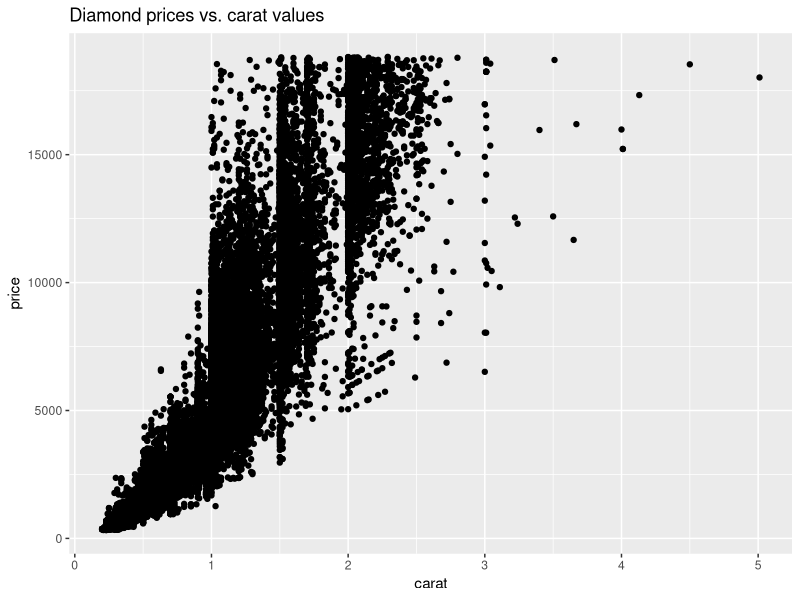
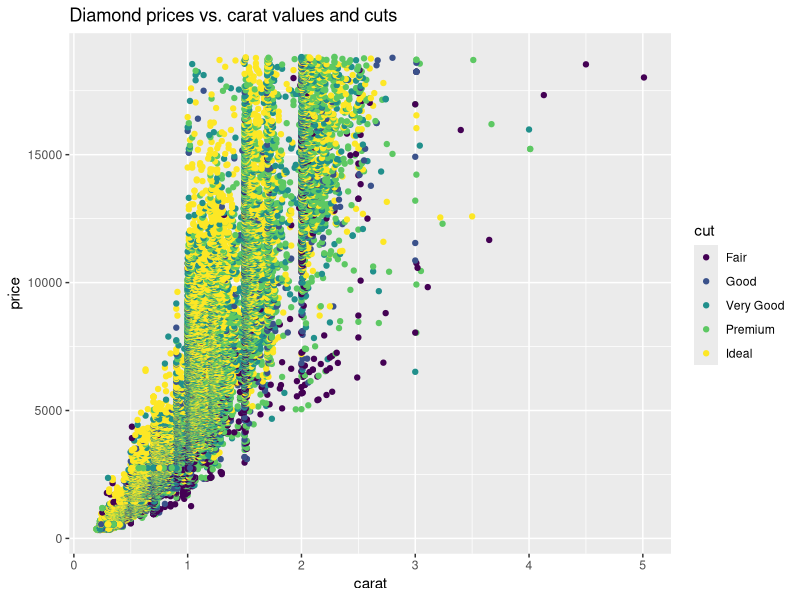
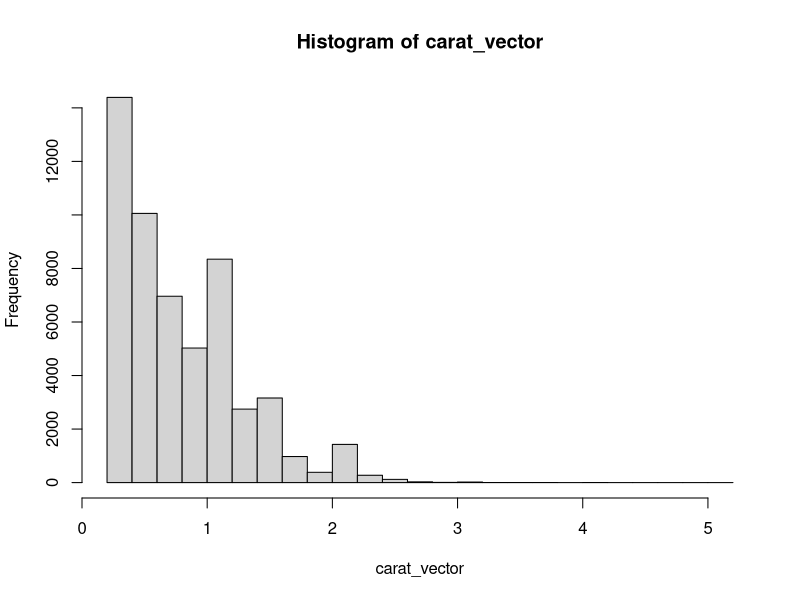
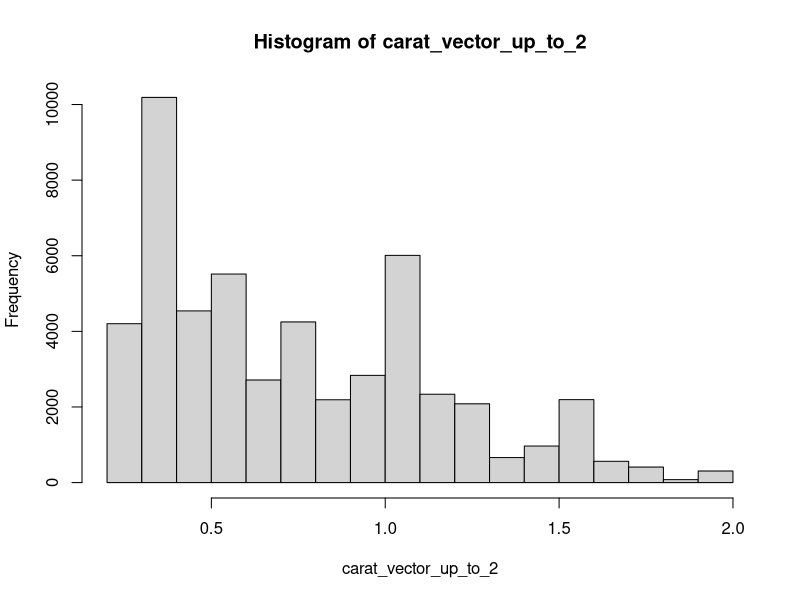
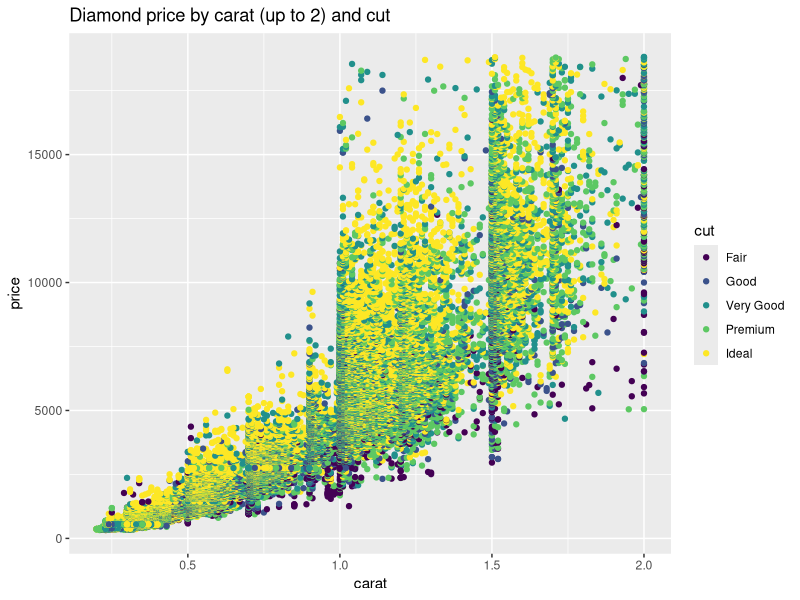
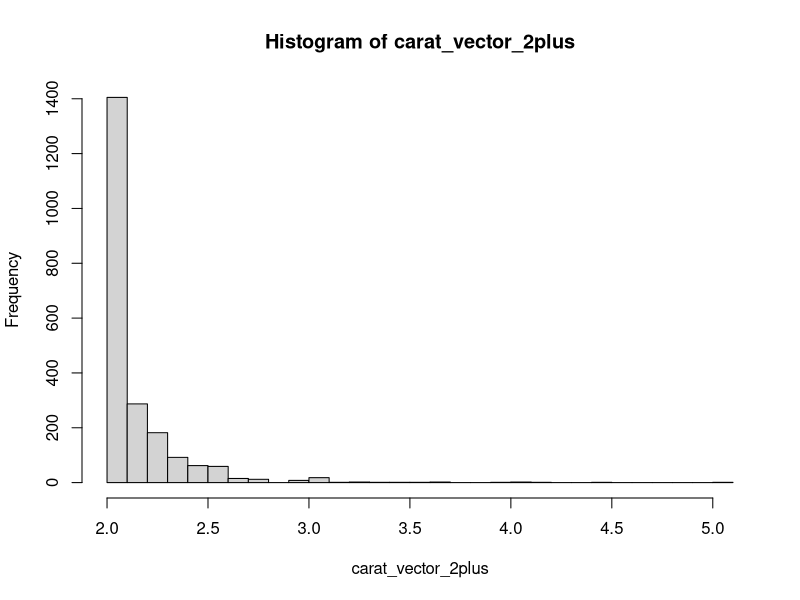
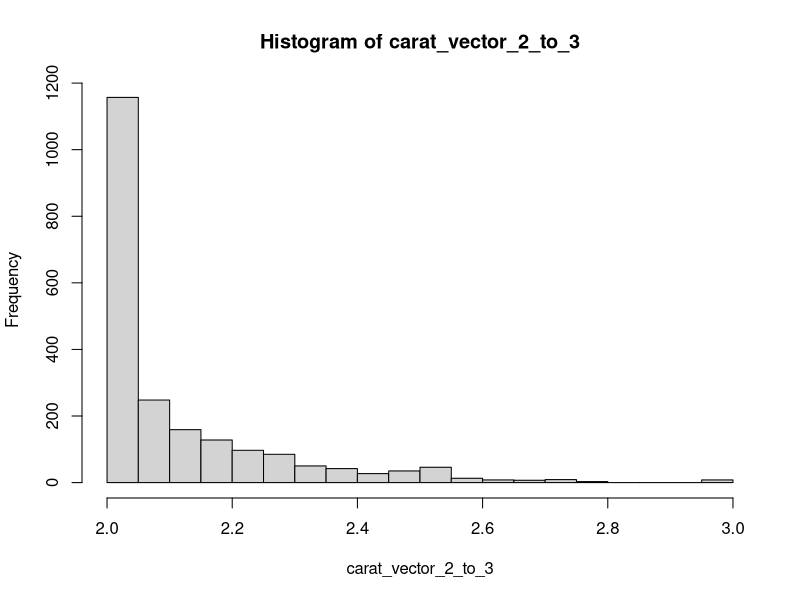
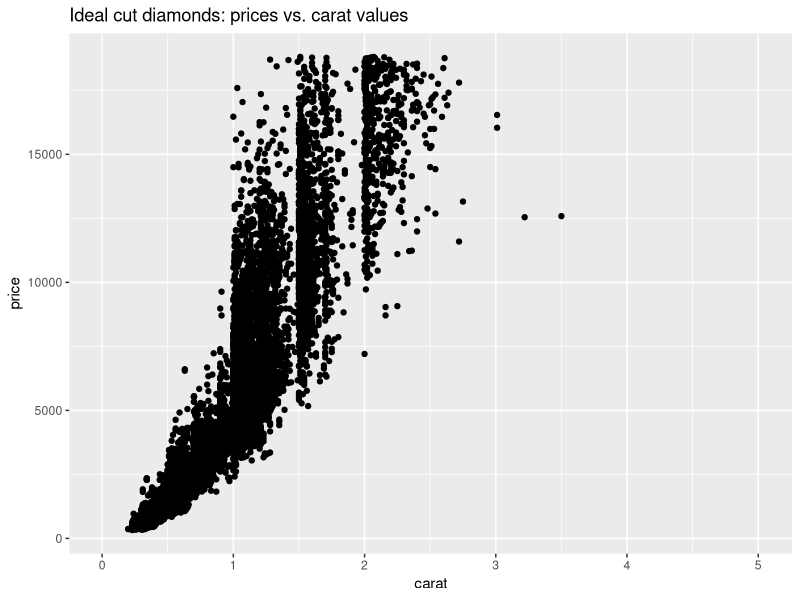

Write the R code that produced these figures, in order.
## ---- chunk 1
library(tidyverse)
## ---- chunk 2
## TASK: Plot `price` vs `carat` below

ggplot(diamonds) +
  geom_point(mapping = aes(x = carat, y = price)) +
  labs(title = "Diamond prices vs. carat values")

## ---- chunk 3
## TASK: Plot `price`, `carat`, and `cut` below

ggplot(diamonds) +
  geom_point(mapping = aes(x = carat, y = price, color = cut)) +
  labs(title = "Diamond prices vs. carat values and cuts")

#ggplot(diamonds) +
#  geom_boxplot(mapping = aes(x = cut, y = carat))

## ---- chunk 4
carat_vector <- diamonds$carat
hist(x = carat_vector, breaks = 20)
## ---- chunk 5
diamonds_up_to_2 <- filter(diamonds, carat <= 2)
carat_vector_up_to_2 <- diamonds_up_to_2$carat
hist(x = carat_vector_up_to_2, breaks = 24) 

ggplot(diamonds_up_to_2) +
  geom_point(mapping = aes(x = carat, y = price, color = cut)) +
  labs(title = "Diamond price by carat (up to 2) and cut")

## ---- chunk 6
diamonds_2plus <- filter(diamonds, carat >= 2)
carat_vector_2plus <- diamonds_2plus$carat
hist(x = carat_vector_2plus, breaks = 24)
## ---- chunk 7
diamonds_2_to_3 <- filter(diamonds, carat >= 2 & carat <= 3)
carat_vector_2_to_3 <- diamonds_2_to_3$carat
hist(x = carat_vector_2_to_3, breaks = 20)
## ---- chunk 8
ideal_diamonds <- filter(diamonds, cut == "Ideal")
ggplot(ideal_diamonds) +
  geom_point(mapping = aes(x = carat, y = price)) +
  labs(title = "Ideal cut diamonds: prices vs. carat values") +
  xlim(0,5.01)

premium_diamonds <- filter(diamonds, cut == "Premium")
ggplot(premium_diamonds) +
  geom_point(mapping = aes(x = carat, y = price)) +
  labs(title = "Premium cut diamonds: prices vs. carat values") +
  xlim(0,5.01)

vgood_diamonds <- filter(diamonds, cut == "Very Good")
ggplot(vgood_diamonds) +
  geom_point(mapping = aes(x = carat, y = price)) +
  labs(title = "Very Good cut diamonds: prices vs. carat values") +
  xlim(0,5.01)

good_diamonds <- filter(diamonds, cut == "Good")
ggplot(good_diamonds) +
  geom_point(mapping = aes(x = carat, y = price)) +
  labs(title = "Good cut diamonds: prices vs. carat values") +
  xlim(0,5.01)

fair_diamonds <- filter(diamonds, cut == "Fair")
ggplot(fair_diamonds) +
  geom_point(mapping = aes(x = carat, y = price)) +
  labs(title = "Fair cut diamonds: prices vs. carat values") +
  xlim(0,5.01)
